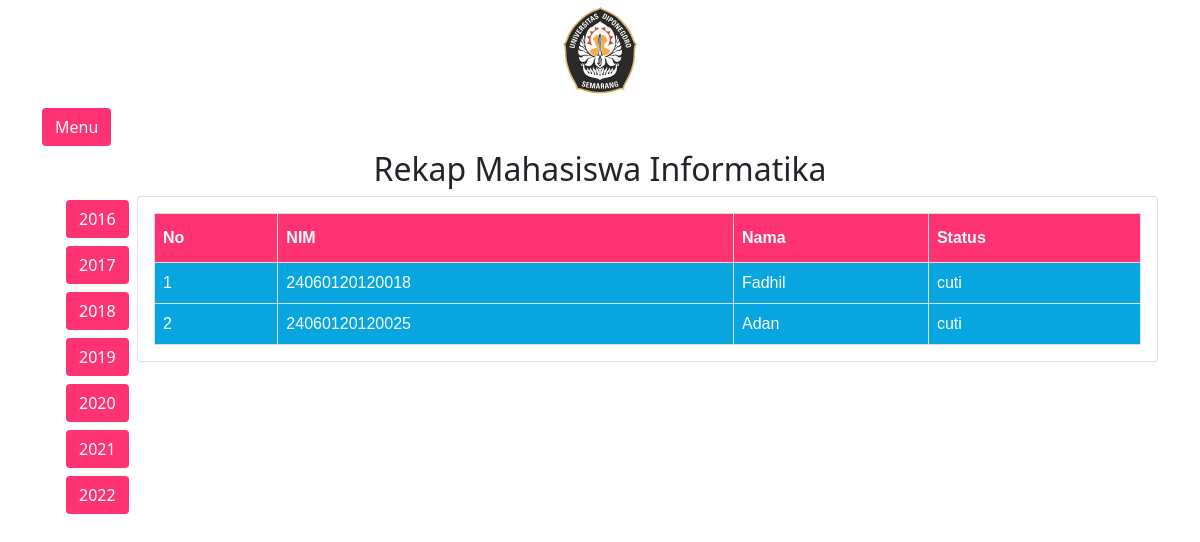
Page /Departemen/data_mhs_2020.php on the committed database.
### tables this page shows
CREATE TABLE `mahasiswa` (
  `NIM` bigint(200) NOT NULL,
  `nama_mhs` varchar(50) NOT NULL,
  `no_hp_mhs` varchar(15) NOT NULL,
  `angkatan` varchar(4) NOT NULL,
  `jalur_masuk` varchar(10) NOT NULL,
  `email_mhs` varchar(50) NOT NULL,
  `password_mhs` varchar(20) NOT NULL,
  `alamat_mhs` varchar(100) NOT NULL,
  `status_mhs` varchar(15) NOT NULL,
  `foto_profil` varchar(100) NOT NULL
);

### Departemen/data_mhs_2020.php (the view, shortened to what this page needs)
<?php
    include('../db_connect.php');
    $query = mysqli_query($koneksi, "SELECT * FROM mahasiswa WHERE angkatan = 2020");
?>
<!DOCTYPE html>
<html lang="en">
<head>
    <link rel="stylesheet" href="https://stackpath.bootstrapcdn.com/bootstrap/5.0.0-alpha2/css/bootstrap.min.css">
</head>
<body>
    <div class="foto text-center">
        <img src="logoundip.png" alt="" class=" logo" width="100px">
    </div>
    <section class="p-1 my-container ">
        <div class="container m-p-0">
            <button class="btn my-1" id="menu-btn">Menu</button><br>
            <center><h2>Rekap Mahasiswa Informatika</h2></center>
            <div class="row">
            <div class="col-lg-1">
                    <div class="container m-p-0">
                        <a href="data_mhs_2016.php" class="btn my-1" id="menu-btn">2016</a>
                        <a href="data_mhs_2017.php" class="btn my-1" id="menu-btn">2017</a>
                        <a href="data_mhs_2018.php" class="btn my-1" id="menu-btn">2018</a>
                        <a href="data_mhs_2019.php" class="btn my-1" id="menu-btn">2019</a>
                        <a href="data_mhs_2020.php" class="btn my-1" id="menu-btn">2020</a>
                        <a href="data_mhs_2021.php" class="btn my-1" id="menu-btn">2021</a>
                        <a href="data_mhs_2022.php" class="btn my-1" id="menu-btn">2022</a>
                    </div>
            </div>
            <div class="col-lg-11">
                <div class="card">
                    <div class="card-body">
                        <table id="customers">
                            <tr>
                              <th>No</th>
                              <th>NIM</th>
                              <th>Nama</th>
                              <th>Status</th>
                            </tr>
                            <?php
                            $i = 1;
                            while ($row = $query->fetch_object()){
                                echo '<tr>';
                                echo '<td>' .$i. '</td>';
                                echo '<td>' .$row->NIM. '</td>';
                                echo '<td>' .$row->nama_mhs. '</td>';
                                echo '<td>' .$row->status_mhs. '</td>';
                                echo '</tr>';
                                $i++;
                            }
                            ?>
                          </table>
                    </div>
                </div>
            </div>
            </div>
        </div>
    </section>
    <div id="chartContainer" style="height: 370px; width: 100%;"></div>
</body>
</html>

### Departemen/data_mhs_2020.php (style rules this page uses)
* { margin: 0; }
body { min-height: 100vh; background-color: #fff; }
.my-container { transition: 0.4s; }
#menu-btn { background-color: #ff3273; color: #fff; }
#customers { font-family: Arial, Helvetica, sans-serif; border-collapse: collapse; width: 100%; }
#customers td, #customers th { border: 1px solid #ddd; padding: 8px; }
#customers tr { background-color: #07a6e0; color: white; }
#customers th { padding-top: 12px; padding-bottom: 12px; text-align: left; background-color: #ff3273; color: white; }

### rows in the picture
mahasiswa: NIM "24060120120018", nama_mhs "Fadhil", status_mhs "cuti"
mahasiswa: NIM "24060120120025", nama_mhs "Adan", status_mhs "cuti"
